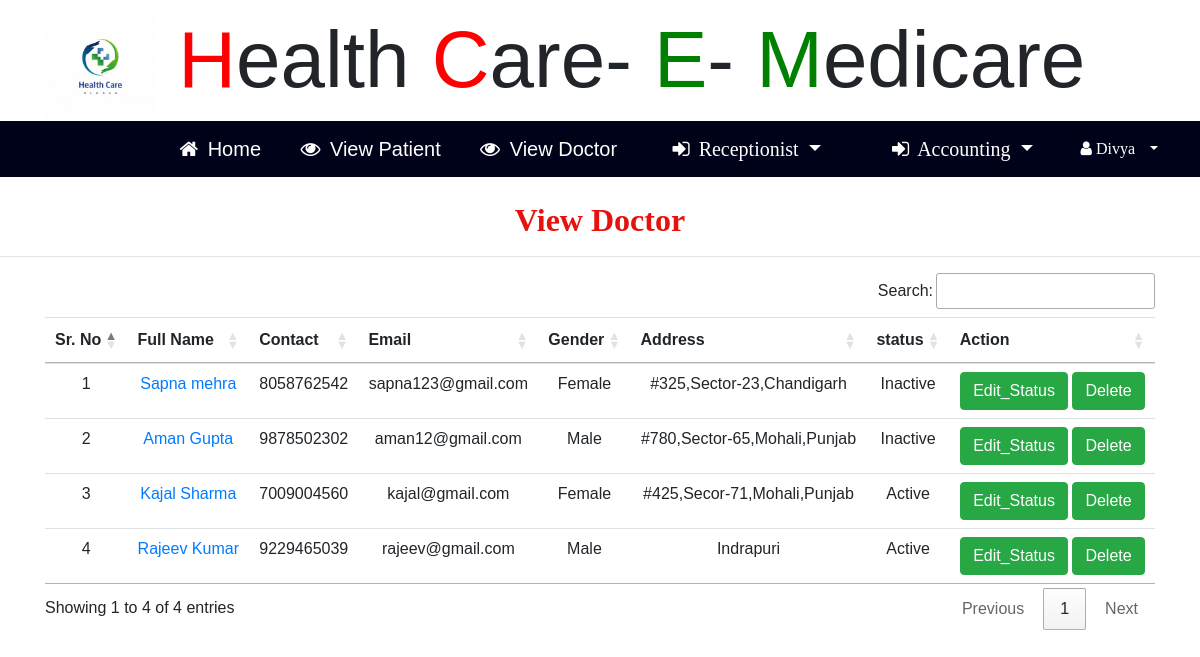
/view_doctor (signed in), run on the app's committed database.
### hopital/models.py (models this page shows, shortened)
class Doctor(models.Model):
    status = models.ForeignKey(Doc_Status,on_delete=models.CASCADE,null=True)
    sign = models.ForeignKey(Signup_User,on_delete=models.CASCADE,null=True)
    age = models.IntegerField(null=True)
    salary = models.IntegerField(null=True)
    last_attend = models.IntegerField(null=True)
    last_date = models.DateField(null=True)
    address = models.CharField(max_length=30,null=True)
    qualification = models.CharField(max_length=30,null=True)
    specialist = models.CharField(max_length=30,null=True)
    gender = models.CharField(max_length=30,null=True)

class Signup_User(models.Model):
    user = models.ForeignKey(User,on_delete=models.CASCADE,null=True)
    mobile = models.IntegerField(null=True)
    image = models.FileField(null=True)
    reg = models.CharField(max_length=30,null=True)

class Doc_Status(models.Model):
    status = models.CharField(max_length=30,null=True)

### hopital/views.py (the view)
# urls.py: path('view_doctor',View_Doctor,name="view_doctor"),
def View_Doctor(request):
    if not request.user.is_authenticated:
        return redirect('login_user')
    doc = Doctor.objects.all()
    d = {'doc':doc}
    return render(request,'view_doctor.html',d)

### hopital/templates/view_doctor.html (shortened to what this page needs)
{% include 'hr_nav.html' %}
{% block body %}
<link rel="stylesheet" href="https://cdn.datatables.net/1.10.20/css/jquery.dataTables.min.css">
<link rel="stylesheet" href="https://cdn.datatables.net/buttons/1.6.1/css/buttons.dataTables.min.css">
<center><h2 style = "font-family : 'Monotype Corsiva' ; color : #E6120E ; font-weight : bold;margin-top:2%">
    View Doctor</h2></center><hr>
 <div class="container">
<table class="table table-hover" id="example">
  <thead>
  <tr>
    <th>Sr. No</th>
    <th>Full Name</th>
    <th>Contact</th>
    <th>Email</th>
    <th>Gender</th>
    <th>Address</th>
    <th>status</th>
    <th>Action</th>
  </tr>
  </thead>
   <tbody>
{% for i in doc %}
  <tr>
      <td>{{forloop.counter}}</td>
      <td><a href="{% url 'viewdoc_appoint' i.id %}">{{i.sign.user.first_name}} {{i.sign.user.last_name}}</a></td>
    <td>{{i.sign.mobile}}</td>
    <td>{{i.sign.user.email}}</td>
    <td>{{i.gender}}</td>
    <td>{{i.address}}</td>
    <td>{{i.status.status}}</td>
      <td><a href="{% url 'edit_status' i.id %}"><button class="btn btn-success">Edit_Status</button></a>
          <a href="{% url 'delete_doctor' i.id %}"><button class="btn btn-success" onclick="return confirm('Are you sure?')">Delete</button></a></td>
  </tr>
   {% endfor %}
    </tbody>
</table>
 </div>
{% endblock %}

### hopital/templates/hr_nav.html (shortened to what this page needs)
<!DOCTYPE html>
{% load static %}
<html>
<head>
<link rel="stylesheet" href="https://cdnjs.cloudflare.com/ajax/libs/font-awesome/4.7.0/css/font-awesome.min.css">
<link rel="stylesheet" href="https://stackpath.bootstrapcdn.com/bootstrap/4.5.0/css/bootstrap.min.css">
    <link rel="stylesheet" href="https://cdn.datatables.net/1.10.21/css/jquery.dataTables.min.css">
<link rel="stylesheet" href="https://cdn.datatables.net/buttons/1.6.2/css/buttons.dataTables.min.css">
</head>
<body>
<div class="container" style="font-size:80px;padding:-30px">
        <img src="{% static 'images/hospital11.jpg' %}" style="width:10%;height:-200px" alt=" ">
                        <span style="color:red">H</span>ealth
						<span style="color:red">C</span>are-
						<span style="color:green">E</span>-
            <span style="color:green">M</span>edicare
</div>
<div style="margin:0px;padding:0">
    <div style="margin-left:0;background-color:#00021a">
    <nav class="navbar navbar-expand-lg navbar-light" style="margin:0px;background-color:#00021a">
  <a class="navbar-brand" href="{% url 'admin_home' %}" style="color:white;margin-left:14%"><i class="fa fa-home" style="margin-right:4px"></i> Home </a>
  <a class="navbar-brand" href="{% url 'view_patient' %}" style="color:white;margin-left:2%"><i class="fa fa-eye" style="margin-right:4px"></i> View Patient</a>
  <a class="navbar-brand" href="{% url 'view_doctor' %}" style="color:white;margin-left:2%"><i class="fa fa-eye" style="margin-right:4px"></i> View Doctor</a>
        <span class="nav-item dropdown" style="margin-left:2%;color:white;font-family:'Times New Roman'">
        <a class="nav-link dropdown-toggle navbar-brand" style="color:white" href="#" id="navbarDropdown" role="button" data-toggle="dropdown" aria-haspopup="true" aria-expanded="false">
          <i class="fa fa-sign-in" style="margin-right:4px"></i> Receptionist
        </a>
                  </span>
        <span class="nav-item dropdown" style="margin-left:2%;color:white;font-family:'Times New Roman'">
        <a class="nav-link dropdown-toggle navbar-brand" style="color:white" href="#" id="navbarDropdown" role="button" data-toggle="dropdown" aria-haspopup="true" aria-expanded="false">
          <i class="fa fa-sign-in" style="margin-right:4px"></i> Accounting
        </a>
                  </span>
  <div class="collapse navbar-collapse nav justify-content-end"  id="navbarNavDropdown" style="margin-right:4%">
  <li class="nav-item dropdown" style="color:white">
        <a class="nav-link dropdown-toggle" style="color:white" href="#" id="navbarDropdown" role="button" data-toggle="dropdown" aria-haspopup="true" aria-expanded="false">
          <i class="fa fa-user" style="margin-right:6px"> {{request.user.username}}</i>
        </a>
      </li>
  </div></nav></div>
</div>
</body>
</html>

### hopital/templates/hr_nav.html (style rules this page uses)
body { font-family: "Lato", sans-serif; }
body { margin:0;font-family:Arial }
.dropdown { float:right; }

### hopital/templates/view_doctor.html (style rules this page uses)
tr { text-align : center }

### data on the page
Doctor: sign.user.first_name "Sapna", sign.user.last_name "mehra", sign.mobile "8058762542", sign.user.email "sapna123@gmail.com", gender "Female", address "#325,Sector-23,Chandigarh", status.status "Inactive"
Doctor: sign.user.first_name "Aman", sign.user.last_name "Gupta", sign.mobile "9878502302", sign.user.email "aman12@gmail.com", gender "Male", address "#780,Sector-65,Mohali,Punjab", status.status "Inactive"
Doctor: sign.user.first_name "Kajal", sign.user.last_name "Sharma", sign.mobile "7009004560", sign.user.email "kajal@gmail.com", gender "Female", address "#425,Secor-71,Mohali,Punjab", status.status "Active"
Doctor: sign.user.first_name "Rajeev", sign.user.last_name "Kumar", sign.mobile "9229465039", sign.user.email "rajeev@gmail.com", gender "Male", address "Indrapuri", status.status "Active"

### other printed values
{{ request.user.username }} "Divya"
